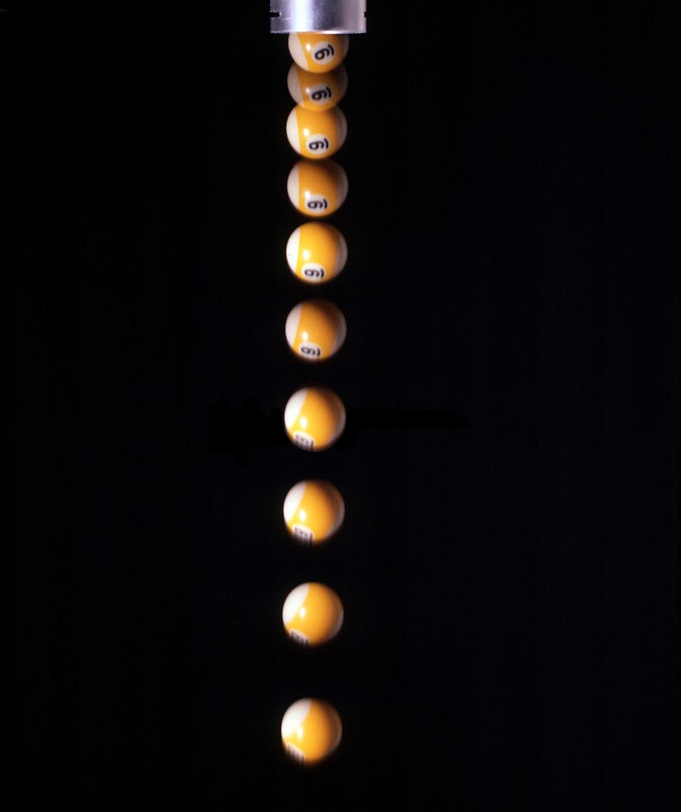
#> input picture Procesamiento de Imágenes/Bolas1.tif, 681 x 812 px
$ python taller.py   (older library calls are emulated)
#> lines starting #> are read from the running program, lines starting #| are printed output that depends on the picture; after the words box and inside, x2 and y2 are one past the last pixel; in counts of white or black regions, pixels touching at a corner belong together; long printed decimals are rounded
from scipy.misc import imread
import numpy as np
import pylab as pyl
import matplotlib.pyplot as plt
import matplotlib.image as mpimg
import scipy.ndimage as nd

image = imread("Bolas1.tif", mode='L')
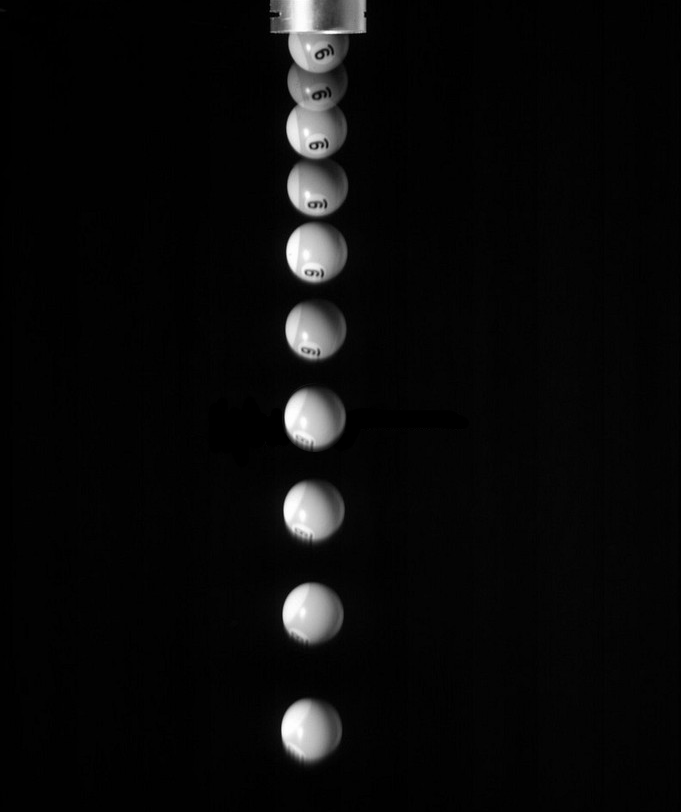
#> image: shape (812, 681); min 0, max 255, mean 10.5
print(type(image))
#| <class 'numpy.ndarray'>
print(image)
#> (printed output is left out)
plt.imshow(image, cmap='gray')
plt.show()

im_filtrada = nd.median_filter(image,(3,3))
print(type(im_filtrada))
#| <class 'numpy.ndarray'>
print(im_filtrada)
#> (printed output is left out)
plt.imshow(im_filtrada, cmap='gray')
#plt.show()

imbin = pyl.where(image<50,0,255)
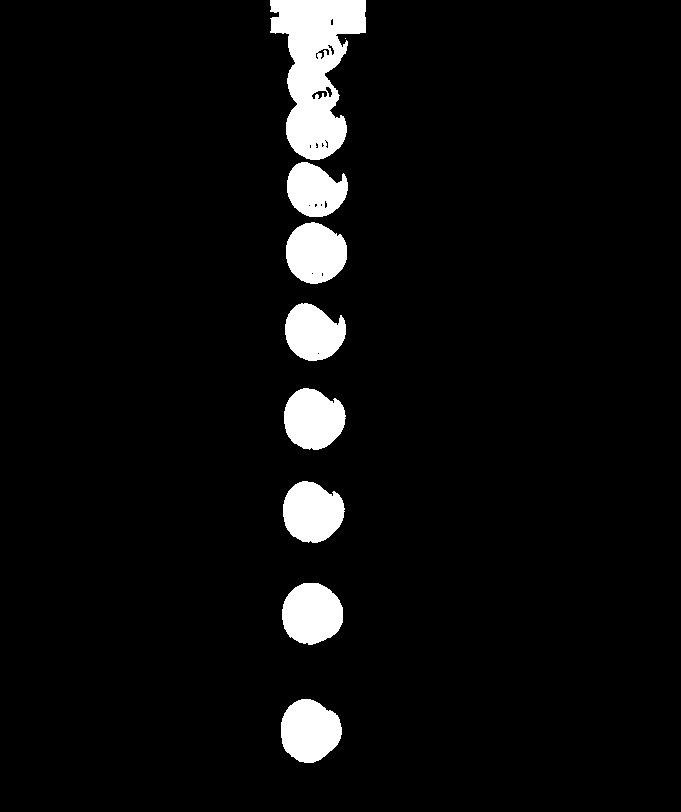
#> imbin: shape (812, 681) int64; 5.2% white; 9 white regions (1 under 20 px), largest, box (x1, y1, x2, y2) and area: (270, 0, 366, 160) 8997, (281, 699, 342, 763) 2976, (282, 583, 343, 645) 2961
print(type(imbin))
#| <class 'numpy.ndarray'>
print(imbin)
#> (printed output is left out)
plt.imshow(imbin, cmap='gray')
plt.show()
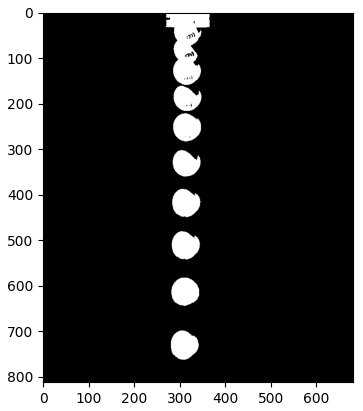
#> figure drawn by matplotlib, 1 panel

def borders(jpg):
    kernel = np.array([[1,0,-1],[1,0,-1],[1,0,-1]])
    vertical = nd.convolve(jpg, kernel)
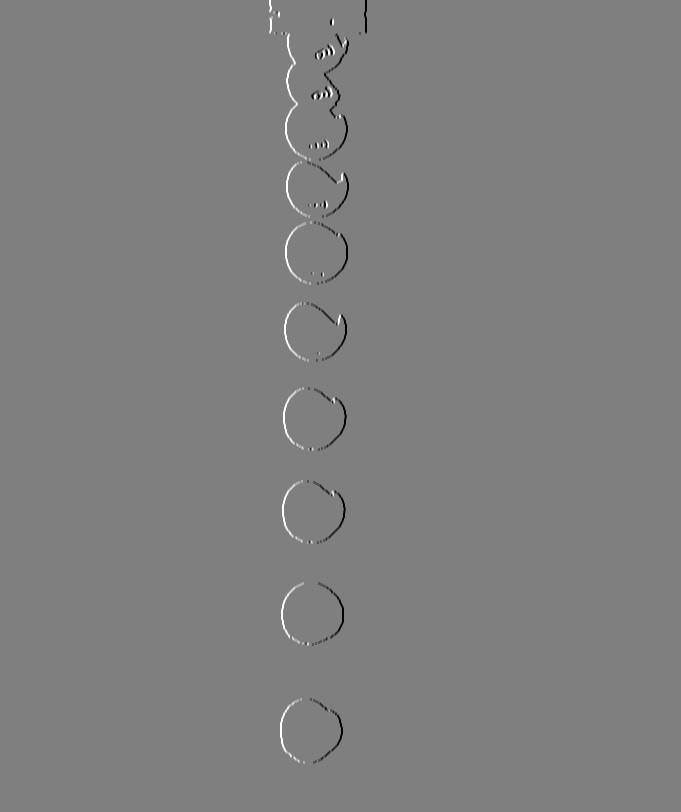
#> vertical: shape (812, 681) int64; min -765, max 765, mean 0; drawn with min black and max white
    print(type(vertical))
#| <class 'numpy.ndarray'>
    print(vertical)
#> (printed output is left out)
    plt.imshow(vertical, cmap='gray')
    plt.show()

    kernel = np.array([[1,1,1],[0,0,0],[-1,-1,-1]])
    horizontal = nd.convolve(jpg, kernel)
    print(type(horizontal))
#| <class 'numpy.ndarray'>
    print(horizontal)
#> (printed output is left out)
    plt.imshow(horizontal, cmap='gray')
    plt.show()

    return vertical, horizontal

vertical, horizontal = borders(imbin)
labels1 , number_labels1 = nd.label(imbin)
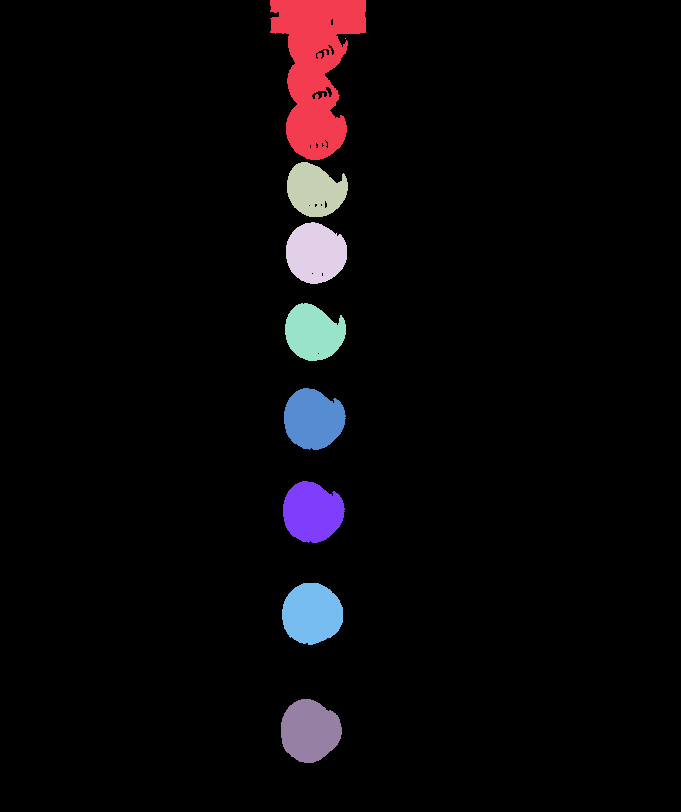
#> labels1: shape (812, 681) int32; 10 distinct labels, from 0 to 9; one colour per label, 0 black
#> number_labels1 = 9
plt.imshow(labels1)
plt.colorbar()
plt.show()
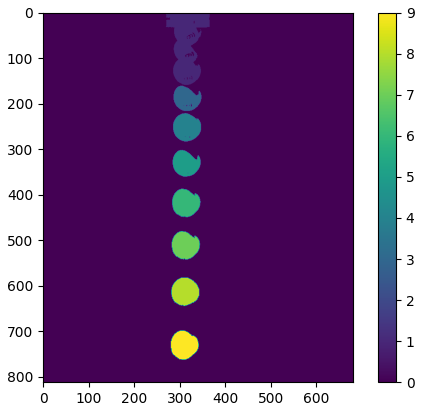
#> figure drawn by matplotlib, 2 panels
print(number_labels1)
#| 9
#print(labels1)
for i in range(number_labels1):
    centers = nd.center_of_mass(imbin, labels1, i+1)
    print(centers)
#> this loop made 9 passes
#> centers on passes 1 to 9: (67.8, 315.4), (38, 345), (190, 314.6), (252.8, 315.3), (332.4, 313), (418.9, 312.9), (511.9, 311.9), (613.3, 311.5), (730.5, 309.4)
#| (67.800, 315.397)
#| (38.0, 345.0)
#| (189.990, 314.589)
#| (252.779, 315.257)
#| (332.417, 313.023)
#| (418.868, 312.925)
#| (511.868, 311.925)
#| (613.279, 311.520)
#> (further printed lines are left out)
labels2 , number_labels2 = nd.label(vertical)
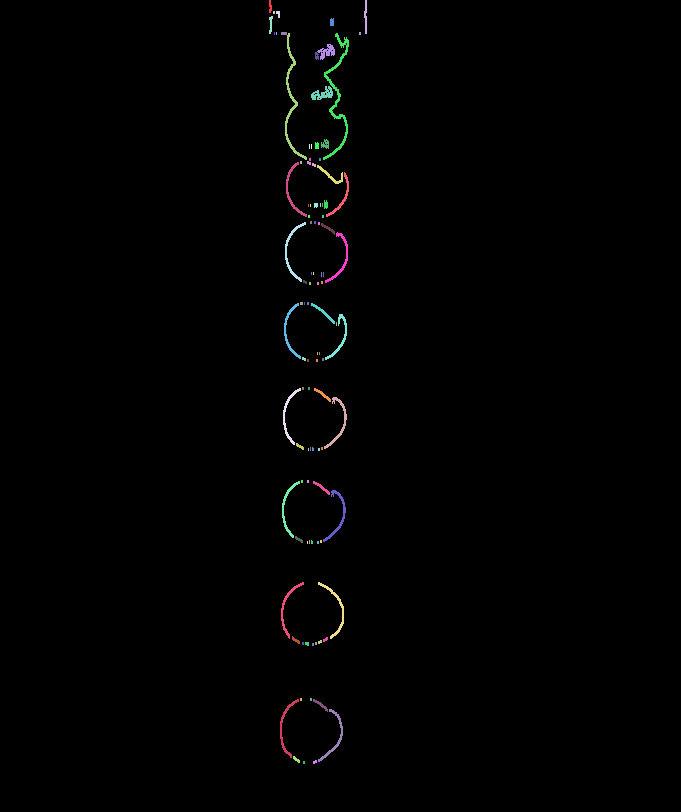
#> labels2: shape (812, 681) int32; 102 distinct labels, from 0 to 101; one colour per label, 0 black
#> number_labels2 = 101
#print(number_labels2)
#print(labels2)
labels3 , number_labels3 = nd.label(horizontal)
#> labels3: shape (812, 681) int32; 137 distinct labels, from 0 to 136
#> number_labels3 = 136
# [4 lines of commented-out code are left out]

$ run again, with Procesamiento de Imágenes/Bolas2.tif copied over Procesamiento de Imágenes/Bolas1.tif
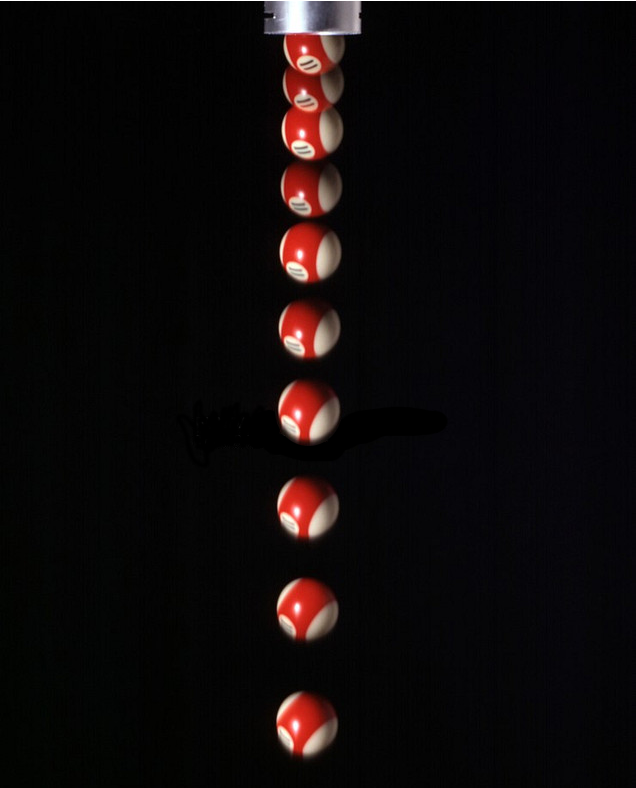
#> input picture Procesamiento de Imágenes/Bolas2.tif, 636 x 788 px
#| <class 'numpy.ndarray'>
#> (printed output is left out)
#| <class 'numpy.ndarray'>
#> (printed output is left out)
#> imbin: shape (788, 636) int64; 5.5% white; 10 white regions (2 under 20 px), largest, box (x1, y1, x2, y2) and area: (0, 0, 636, 160) 9865, (276, 578, 338, 641) 2765, (279, 225, 341, 283) 2734
#| <class 'numpy.ndarray'>
#> (printed output is left out)
#| <class 'numpy.ndarray'>
#> (printed output is left out)
#| <class 'numpy.ndarray'>
#> (printed output is left out)
#> labels1: shape (788, 636) int32; 12 distinct labels, from 0 to 11
#> number_labels1 = 11
#> `plt.show()`:
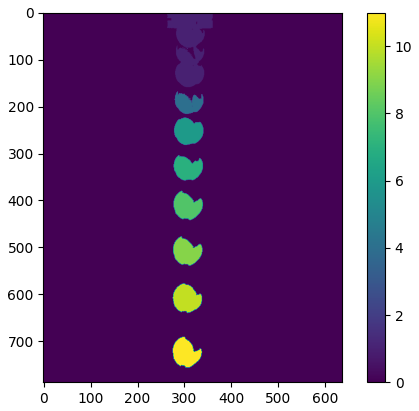
#> figure drawn by matplotlib, 2 panels
#| 11
#> the loop `for i in range(number_labels1):` made 11 passes
#> centers on passes 1 to 8: (64.42, 312.2), (75, 296), (77, 306.5), (194.4, 308.7), (184.2, 311.8), (253.9, 308.7), (332.6, 307.2), (413.5, 306)
#> (printed output is left out)
#> `labels2 , number_labels2 = nd.label(vertical)`:
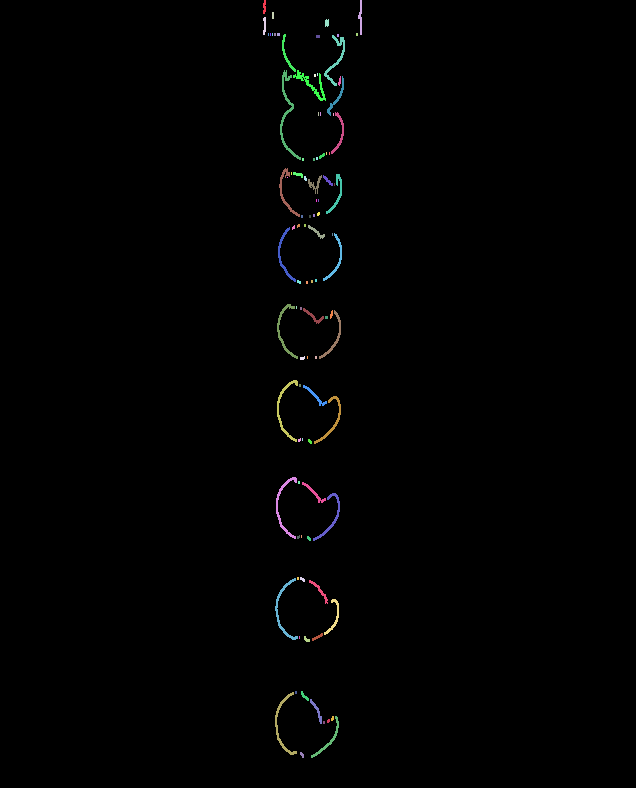
#> labels2: shape (788, 636) int32; 99 distinct labels, from 0 to 98; one colour per label, 0 black
#> number_labels2 = 98
#> labels3: shape (788, 636) int32; 135 distinct labels, from 0 to 134
#> number_labels3 = 134
